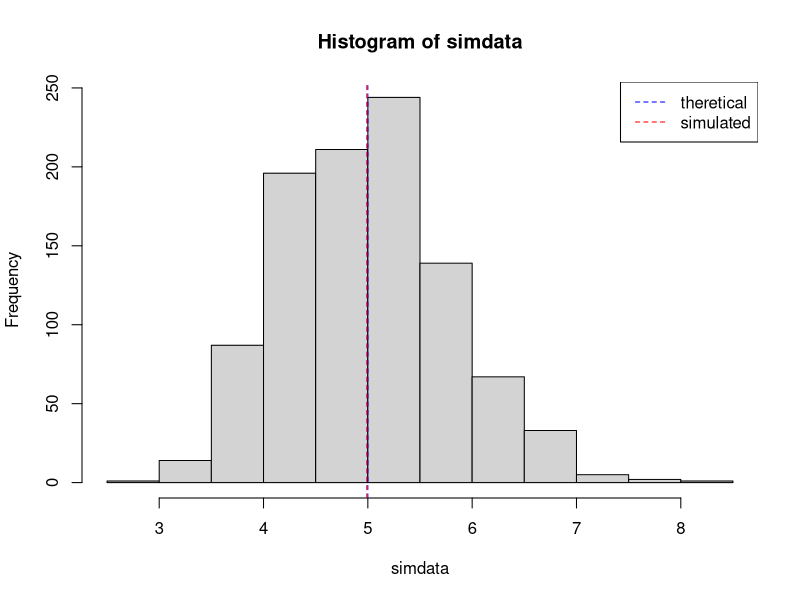
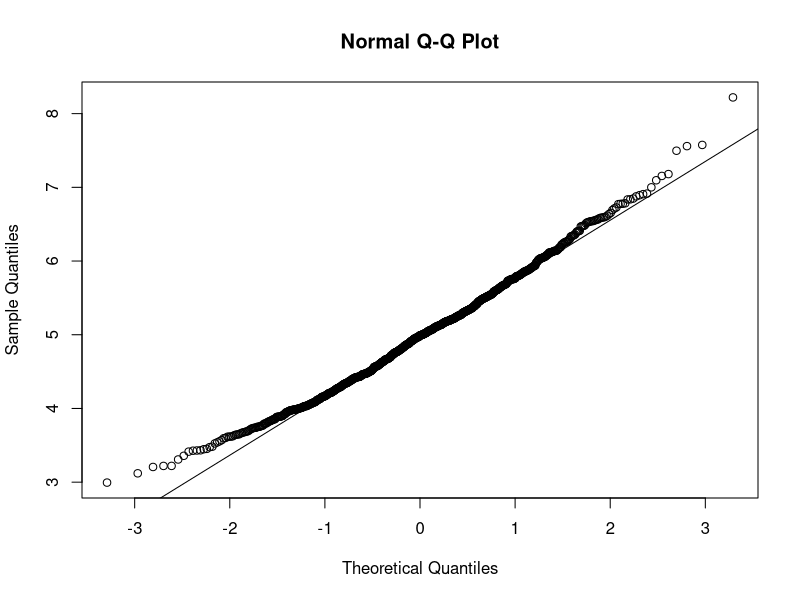
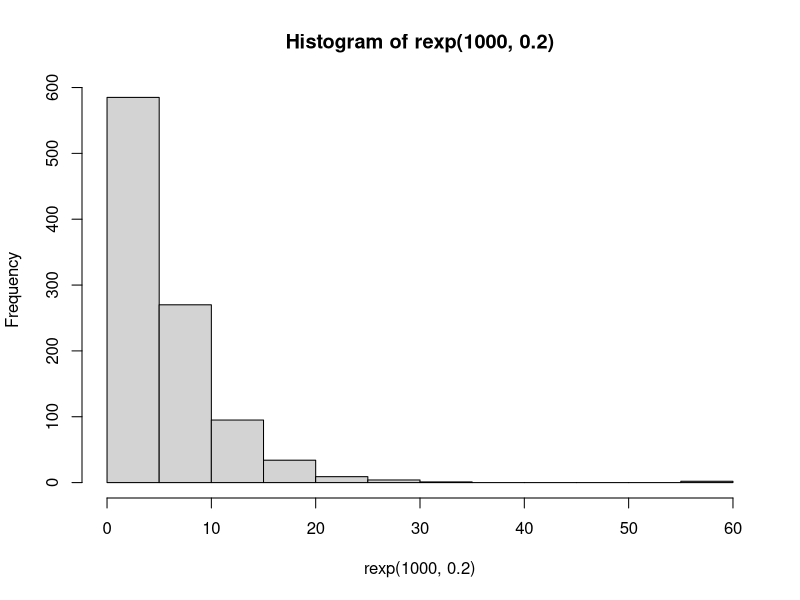
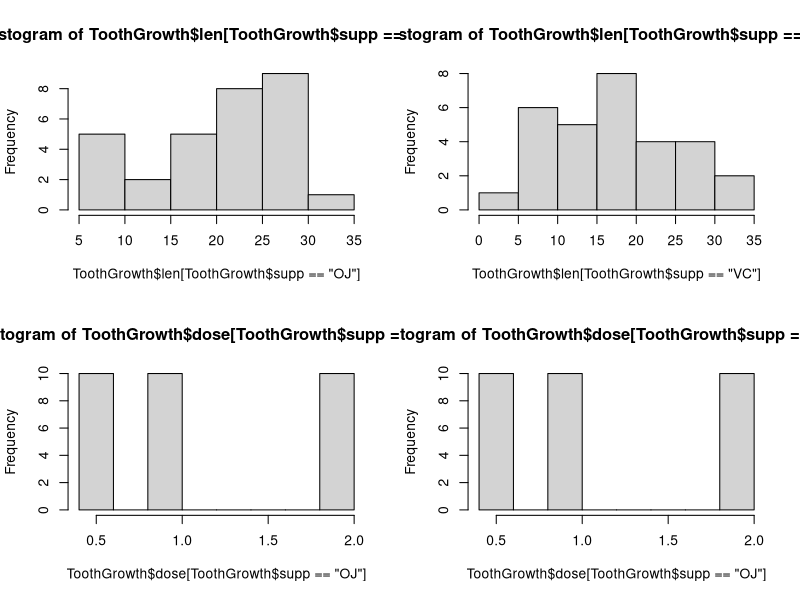

Generate these figures, in order, with R:
# Q1

set.seed(0)
simdata<-NULL
for ( i in 1:1000){
  simdata<-c(simdata,mean(rexp(40,0.2)))
}
hist(simdata)
abline(v=5,lty=2,col='blue')
abline(v=mean(simdata),lty=2,col='red')
legend('topright',c('theretical','simulated'),lty=2,col=c('blue','red'))


qqnorm(simdata)
qqline(simdata)


hist(rexp(1000,0.2))


# Q2
library(datasets)
data(ToothGrowth)
summary(ToothGrowth)
par(mfrow = c(2,2))
hist(ToothGrowth$len[ToothGrowth$supp=='OJ'])
hist(ToothGrowth$len[ToothGrowth$supp=='VC'])
hist(ToothGrowth$dose[ToothGrowth$supp=='OJ'])
hist(ToothGrowth$dose[ToothGrowth$supp=='OJ'])

ToothGrowth$supp=as.factor(ToothGrowth$supp)
t.test(len~supp,ToothGrowth)
t.test(dose~supp,ToothGrowth)

